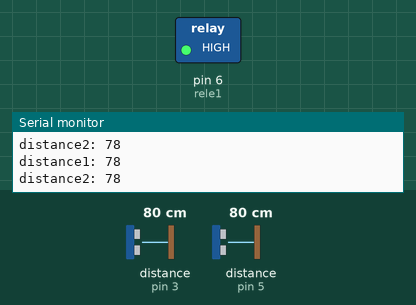
The sketch below on a simulated Arduino Uno, built with avr-gcc and run on an emulated ATmega328P. Parts: switched loads named in the sketch (green lamp = pin HIGH), the last lines printed to the serial monitor. Wiring (inferred from the names in the program): 2 × ultrasonic range finder: trigger pin 2, echo pin 3 / trigger pin 4, echo pin 5. Inputs (shaded band) come from the test bench; at power-on: distance to the obstacle (sensors on pin 5, pin 3) 80 cm. The echo pulse lasts 58.3 µs per cm; pins used as bus, display or sensor lines are not drawn.

Above: at 10.8 s.
10.9 s: distance to the obstacle (sensor on pin 5) set to 96 cm
21.2 s: distance to the obstacle (sensor on pin 5) set to 104 cm
At 30.9 s:
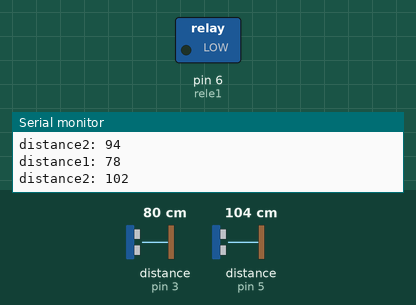
31.5 s: distance to the obstacle (sensor on pin 5) set to 2 cm
At 41.2 s:
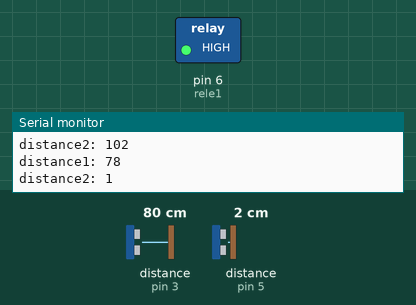
41.5 s: distance to the obstacle (sensor on pin 5) set to 120 cm
At 50.5 s:
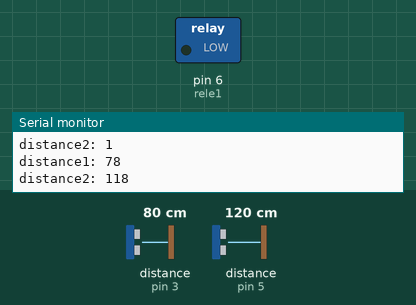
Timing chart, 0 to 52.0 s (numbered marks = the images above; inputs shaded):
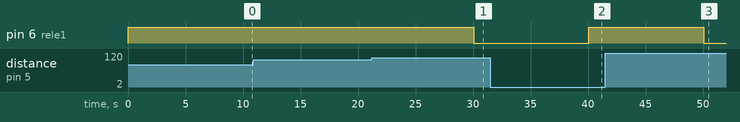

The sketch:

bomba_automatica_ultrasonicos.ino
```cpp
// defines pins numbers
const int trigPin1 = 2;
const int echoPin1 = 3;
const int trigPin2 = 4;
const int echoPin2 = 5;
const int rele1 = 6;
// defines variables
long duration1, duration2;
int distance1, distance2;

//DISTANCIA 1 = TONEL
//DISTANCIA 2 = TINACO
void setup() {
pinMode(trigPin1, OUTPUT); // Sets the trigPin1 as an Output
pinMode(echoPin1, INPUT); // Sets the echoPin1 as an Input
pinMode(trigPin2, OUTPUT); // Sets the trigPin1 as an Output
pinMode(echoPin2, INPUT); // Sets the echoPin1 as an Input
pinMode(rele1, OUTPUT);
digitalWrite(rele1, HIGH);
Serial.begin(9600); // Starts the serial communication
}
void loop() {
//ULTRASONICO ABAJO
// Clears the trigPin1
digitalWrite(trigPin1, LOW);
delayMicroseconds(2);
// Sets the trigPin1 on HIGH state for 10 micro seconds
digitalWrite(trigPin1, HIGH);
delayMicroseconds(10);
digitalWrite(trigPin1, LOW);
// Reads the echoPin1, returns the sound wave travel time in microseconds
duration1 = pulseIn(echoPin1, HIGH);
// Calculating the distance1
distance1= duration1*0.034/2;
// Prints the distance1 on the Serial Monitor
Serial.print("distance1: ");
Serial.println(distance1);

//ULTRASONICO ARRIBA
// Clears the trigPin1
digitalWrite(trigPin2, LOW);
delayMicroseconds(2);
// Sets the trigPin1 on HIGH state for 10 micro seconds
digitalWrite(trigPin2, HIGH);
delayMicroseconds(10);
digitalWrite(trigPin2, LOW);
// Reads the echoPin1, returns the sound wave travel time in microseconds
duration2 = pulseIn(echoPin2, HIGH);
// Calculating the distance1
distance2= duration2*0.034/2;
// Prints the distance1 on the Serial Monitor
Serial.print("distance2: ");
Serial.println(distance2);


//REL
if(distance1 < 100 && distance2 >=100){
  digitalWrite(rele1, LOW);
}else if(distance1 >=100){
  digitalWrite(rele1, HIGH);
}else{
  digitalWrite(rele1, HIGH);
}
delay(10000);


}
```

Measured:
- the behaviour switches between 101 and 102 cm on distance to the obstacle (sensor on pin 5) (found by bisection; images 0 and 1)
- after the input at 21.2 s, pin 6 (rele1): HIGH → LOW after 8.8 s
- after the input at 31.5 s, pin 6 (rele1): LOW → HIGH after 8.6 s
- after the input at 41.5 s, pin 6 (rele1): HIGH → LOW after 8.6 s
